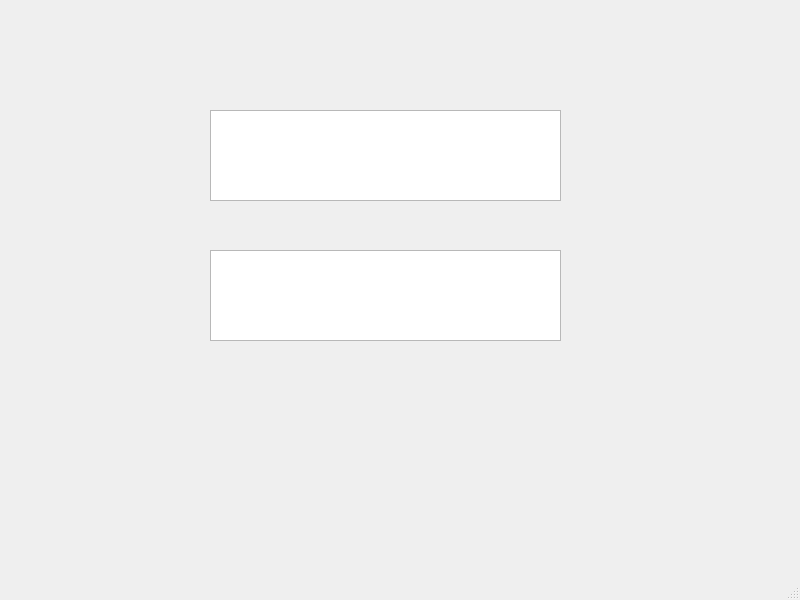
<?xml version="1.0" encoding="UTF-8"?>
<ui version="4.0">
 <class>MainWindow</class>
 <widget class="QMainWindow" name="MainWindow">
  <property name="geometry">
   <rect>
    <x>0</x>
    <y>0</y>
    <width>800</width>
    <height>600</height>
   </rect>
  </property>
  <property name="windowTitle">
   <string>MainWindow</string>
  </property>
  <widget class="QWidget" name="centralwidget">
   <widget class="QTextEdit" name="xiajishuju">
    <property name="geometry">
     <rect>
      <x>210</x>
      <y>110</y>
      <width>351</width>
      <height>91</height>
     </rect>
    </property>
    <property name="styleSheet">
     <string notr="true">font: 9pt &quot;楷体&quot;;
color: rgb(26, 10, 255);</string>
    </property>
   </widget>
   <widget class="QTextEdit" name="xiajishuju_2">
    <property name="geometry">
     <rect>
      <x>210</x>
      <y>250</y>
      <width>351</width>
      <height>91</height>
     </rect>
    </property>
    <property name="styleSheet">
     <string notr="true">font: 9pt &quot;楷体&quot;;
color: rgb(26, 10, 255);</string>
    </property>
   </widget>
  </widget>
  <widget class="QMenuBar" name="menubar">
   <property name="geometry">
    <rect>
     <x>0</x>
     <y>0</y>
     <width>800</width>
     <height>22</height>
    </rect>
   </property>
  </widget>
  <widget class="QStatusBar" name="statusbar"/>
 </widget>
 <resources/>
 <connections/>
</ui>
